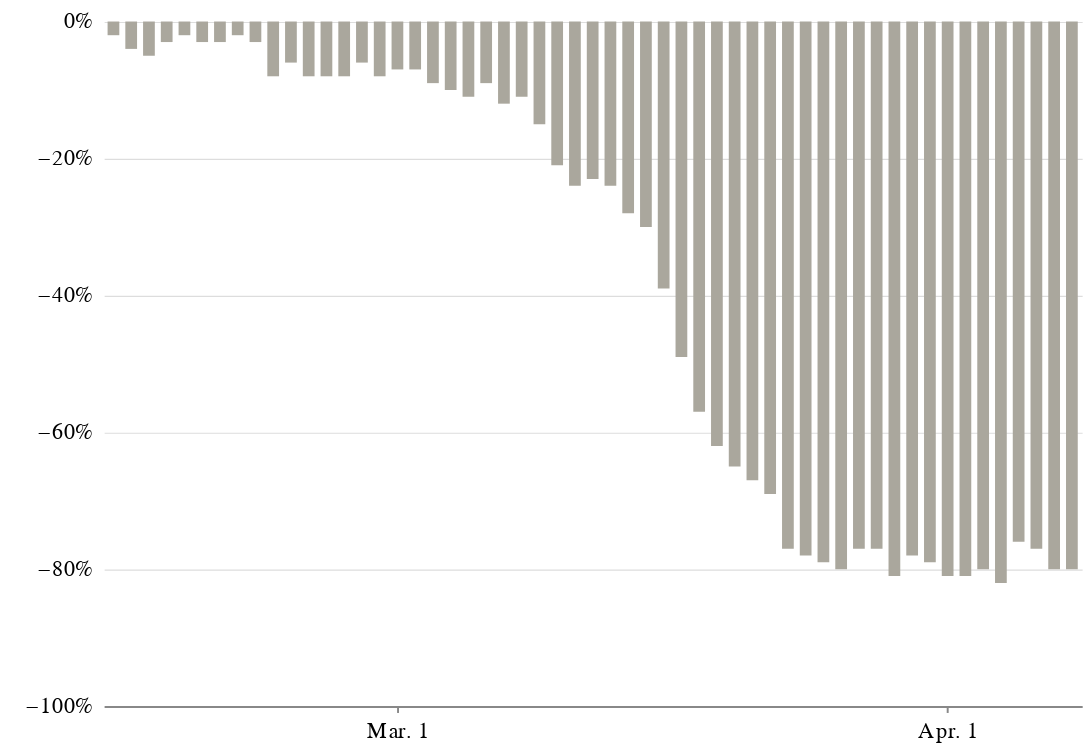

This figure's notebook cell:
### Code cell
europe_agg_chart = alt.Chart(europe_date_agg).mark_bar(size=6,color='#AAA79D').encode(
    x=alt.X('date_:T', title='', axis=alt.Axis(grid=False, tickCount=3, format='%b. %-d')),
    y=alt.Y('pct_diff:Q', title='', axis=alt.Axis(gridWidth=.6, gridColor='#dddddd',offset=3,tickSize=0,domainOpacity=0,tickCount=4, format='%'), scale=alt.Scale(domain=(-1, 0)))
).properties(width=500, height=350,
    title=''
)

(europe_agg_chart).configure_view(strokeOpacity=0)

### Figure 1 — Vega-Lite specification as saved in the notebook (floating-point values rounded to 4 significant figures)
{"config": {"view": {"width": 800, "height": 450, "strokeOpacity": 0}, "background": "#ffffff", "title": {"anchor": "start", "font": "Benton Gothic Bold, sans", "fontColor": "#000000", "fontSize": 22, "fontWeight": "normal"}, "arc": {"fill": "#82c6df"}, "area": {"fill": "#82c6df"}, "line": {"stroke": "#82c6df", "strokeWidth": 3}, "path": {"stroke": "#82c6df"}, "rect": {"fill": "#82c6df"}, "shape": {"stroke": "#82c6df"}, "bar": {"fill": "#82c6df"}, "point": {"stroke": "#82c6df"}, "symbol": {"fill": "#82c6df", "size": 30}, "axis": {"titleFont": "Benton Gothic Bold, sans", "titleFontSize": 13, "titleFontWeight": "normal", "labelFont": "Benton Gothic, sans", "labelFontSize": 11.5, "labelFontWeight": "normal"}, "axisX": {"labelAngle": 0, "labelPadding": 4, "tickSize": 3}, "axisY": {"labelBaseline": "middle", "maxExtent": 45, "minExtent": 45, "tickSize": 2, "titleAlign": "left", "titleAngle": 0, "titleX": -45, "titleY": -11}, "legend": {"titleFont": "Benton Gothic Bold, sans", "titleFontSize": 13, "titleFontWeight": "normal", "symbolType": "square", "labelFont": "Benton Gothic, sans", "labelFontSize": 11.5}, "range": {"category": ["#3580b1", "#ec8431", "#ab7fb4", "#c89d29", "#adc839", "#829eb1"], "diverging": ["#e68a4f", "#f4bb6a", "#f9e39c", "#dadfe2", "#a6b7c6", "#849eae"], "heatmap": ["#fbf2c7", "#f9e39c", "#f8d36e", "#f4bb6a", "#e68a4f", "#d15a40", "#ab4232"], "ordinal": ["#fbf2c7", "#f9e39c", "#f8d36e", "#f4bb6a", "#e68a4f", "#d15a40", "#ab4232"], "ramp": ["#fbf2c7", "#f9e39c", "#f8d36e", "#f4bb6a", "#e68a4f", "#d15a40", "#ab4232"]}}, "data": {"name": "data-69ba102e6dc22980949ab6ceda37d1d1"}, "mark": {"type": "bar", "color": "#AAA79D", "size": 6}, "encoding": {"x": {"type": "temporal", "axis": {"format": "%b. %-d", "grid": false, "tickCount": 3}, "field": "date_", "title": ""}, "y": {"type": "quantitative", "axis": {"domainOpacity": 0, "format": "%", "gridColor": "#dddddd", "gridWidth": 0.6, "offset": 3, "tickCount": 4, "tickSize": 0}, "field": "pct_diff", "scale": {"domain": [-1, 0]}, "title": ""}}, "height": 350, "title": "", "width": 500, "$schema": "https://vega.github.io/schema/vega-lite/v4.0.2.json", "datasets": {"data-69ba102e6dc22980949ab6ceda37d1d1": [{"date_": "2/14/20", "scheduled_mean": 337.2, "scheduled_sum": 10453, "departed_mean": 331.3, "departed_sum": 10269, "sum_diff": -184, "pct_diff": -0.02}, {"date_": "2/15/20", "scheduled_mean": 289.5, "scheduled_sum": 9264, "departed_mean": 279.1, "departed_sum": 8931, "sum_diff": -333, "pct_diff": -0.04}, {"date_": "2/16/20", "scheduled_mean": 337.6, "scheduled_sum": 10802, "departed_mean": 320.2, "departed_sum": 10245, "sum_diff": -557, "pct_diff": -0.05}, {"date_": "2/17/20", "scheduled_mean": 339.0, "scheduled_sum": 10848, "departed_mean": 329.9, "departed_sum": 10556, "sum_diff": -292, "pct_diff": -0.03}, {"date_": "2/18/20", "scheduled_mean": 309.8, "scheduled_sum": 9913, "departed_mean": 302.3, "departed_sum": 9673, "sum_diff": -240, "pct_diff": -0.02}, {"date_": "2/19/20", "scheduled_mean": 322.1, "scheduled_sum": 10307, "departed_mean": 312.4, "departed_sum": 9996, "sum_diff": -311, "pct_diff": -0.03}, {"date_": "2/20/20", "scheduled_mean": 336.9, "scheduled_sum": 10781, "departed_mean": 326.0, "departed_sum": 10432, "sum_diff": -349, "pct_diff": -0.03}, {"date_": "2/21/20", "scheduled_mean": 351.6, "scheduled_sum": 11250, "departed_mean": 343.8, "departed_sum": 11000, "sum_diff": -250, "pct_diff": -0.02}, {"date_": "2/22/20", "scheduled_mean": 295.2, "scheduled_sum": 9446, "departed_mean": 285.8, "departed_sum": 9147, "sum_diff": -299, "pct_diff": -0.03}, {"date_": "2/23/20", "scheduled_mean": 350.9, "scheduled_sum": 11229, "departed_mean": 323.2, "departed_sum": 10343, "sum_diff": -886, "pct_diff": -0.08}, {"date_": "2/24/20", "scheduled_mean": 352.2, "scheduled_sum": 11270, "departed_mean": 332.1, "departed_sum": 10628, "sum_diff": -642, "pct_diff": -0.06}, {"date_": "2/25/20", "scheduled_mean": 326.4, "scheduled_sum": 10445, "departed_mean": 301.1, "departed_sum": 9636, "sum_diff": -809, "pct_diff": -0.08}, {"date_": "2/26/20", "scheduled_mean": 339.3, "scheduled_sum": 10859, "departed_mean": 313.3, "departed_sum": 10025, "sum_diff": -834, "pct_diff": -0.08}, {"date_": "2/27/20", "scheduled_mean": 352.8, "scheduled_sum": 11291, "departed_mean": 323.2, "departed_sum": 10344, "sum_diff": -947, "pct_diff": -0.08}, {"date_": "2/28/20", "scheduled_mean": 365.1, "scheduled_sum": 11684, "departed_mean": 341.8, "departed_sum": 10936, "sum_diff": -748, "pct_diff": -0.06}, {"date_": "2/29/20", "scheduled_mean": 308.2, "scheduled_sum": 9863, "departed_mean": 282.1, "departed_sum": 9028, "sum_diff": -835, "pct_diff": -0.08}, {"date_": "3/1/20", "scheduled_mean": 349.8, "scheduled_sum": 11193, "departed_mean": 325.8, "departed_sum": 10425, "sum_diff": -768, "pct_diff": -0.07}, {"date_": "3/10/20", "scheduled_mean": 335.0, "scheduled_sum": 10719, "departed_mean": 263.8, "departed_sum": 8441, "sum_diff": -2278, "pct_diff": -0.21}, {"date_": "3/11/20", "scheduled_mean": 345.2, "scheduled_sum": 11048, "departed_mean": 261.2, "departed_sum": 8358, "sum_diff": -2690, "pct_diff": -0.24}, {"date_": "3/12/20", "scheduled_mean": 355.6, "scheduled_sum": 11380, "departed_mean": 272.4, "departed_sum": 8717, "sum_diff": -2663, "pct_diff": -0.23}, {"date_": "3/13/20", "scheduled_mean": 367.7, "scheduled_sum": 11765, "departed_mean": 279.3, "departed_sum": 8938, "sum_diff": -2827, "pct_diff": -0.24}, {"date_": "3/14/20", "scheduled_mean": 307.5, "scheduled_sum": 9840, "departed_mean": 220.6, "departed_sum": 7058, "sum_diff": -2782, "pct_diff": -0.28}, {"date_": "3/15/20", "scheduled_mean": 340.2, "scheduled_sum": 10886, "departed_mean": 239.7, "departed_sum": 7669, "sum_diff": -3217, "pct_diff": -0.3}, {"date_": "3/16/20", "scheduled_mean": 333.1, "scheduled_sum": 10660, "departed_mean": 203.4, "departed_sum": 6509, "sum_diff": -4151, "pct_diff": -0.39}, {"date_": "3/17/20", "scheduled_mean": 215.8, "scheduled_sum": 6906, "departed_mean": 109.4, "departed_sum": 3501, "sum_diff": -3405, "pct_diff": -0.49}, {"date_": "3/18/20", "scheduled_mean": 319.8, "scheduled_sum": 10234, "departed_mean": 137.5, "departed_sum": 4401, "sum_diff": -5833, "pct_diff": -0.57}, {"date_": "3/19/20", "scheduled_mean": 333.0, "scheduled_sum": 10657, "departed_mean": 127.5, "departed_sum": 4079, "sum_diff": -6578, "pct_diff": -0.62}, {"date_": "3/2/20", "scheduled_mean": 356.3, "scheduled_sum": 11402, "departed_mean": 331.0, "departed_sum": 10591, "sum_diff": -811, "pct_diff": -0.07}, {"date_": "3/20/20", "scheduled_mean": 168.9, "scheduled_sum": 5404, "departed_mean": 58.81, "departed_sum": 1882, "sum_diff": -3522, "pct_diff": -0.65}, {"date_": "3/21/20", "scheduled_mean": 282.4, "scheduled_sum": 9036, "departed_mean": 92.66, "departed_sum": 2965, "sum_diff": -6071, "pct_diff": -0.67}, {"date_": "3/22/20", "scheduled_mean": 310.2, "scheduled_sum": 9925, "departed_mean": 95.03, "departed_sum": 3041, "sum_diff": -6884, "pct_diff": -0.69}, {"date_": "3/23/20", "scheduled_mean": 288.8, "scheduled_sum": 9241, "departed_mean": 66.81, "departed_sum": 2138, "sum_diff": -7103, "pct_diff": -0.77}, {"date_": "3/24/20", "scheduled_mean": 259.4, "scheduled_sum": 8302, "departed_mean": 56.97, "departed_sum": 1823, "sum_diff": -6479, "pct_diff": -0.78}, {"date_": "3/25/20", "scheduled_mean": 260.7, "scheduled_sum": 8341, "departed_mean": 54.72, "departed_sum": 1751, "sum_diff": -6590, "pct_diff": -0.79}, {"date_": "3/26/20", "scheduled_mean": 263.5, "scheduled_sum": 8432, "departed_mean": 53.72, "departed_sum": 1719, "sum_diff": -6713, "pct_diff": -0.8}, {"date_": "3/27/20", "scheduled_mean": 248.6, "scheduled_sum": 7955, "departed_mean": 56.31, "departed_sum": 1802, "sum_diff": -6153, "pct_diff": -0.77}, {"date_": "3/28/20", "scheduled_mean": 193.1, "scheduled_sum": 6178, "departed_mean": 44.12, "departed_sum": 1412, "sum_diff": -4766, "pct_diff": -0.77}, {"date_": "3/29/20", "scheduled_mean": 235.2, "scheduled_sum": 7526, "departed_mean": 45.72, "departed_sum": 1463, "sum_diff": -6063, "pct_diff": -0.81}, {"date_": "3/3/20", "scheduled_mean": 333.7, "scheduled_sum": 10678, "departed_mean": 303.9, "departed_sum": 9726, "sum_diff": -952, "pct_diff": -0.09}, {"date_": "3/30/20", "scheduled_mean": 174.6, "scheduled_sum": 5587, "departed_mean": 38.72, "departed_sum": 1239, "sum_diff": -4348, "pct_diff": -0.78}, {"date_": "3/31/20", "scheduled_mean": 162.1, "scheduled_sum": 5186, "departed_mean": 34.0, "departed_sum": 1088, "sum_diff": -4098, "pct_diff": -0.79}, {"date_": "3/4/20", "scheduled_mean": 346.8, "scheduled_sum": 11097, "departed_mean": 311.2, "departed_sum": 9957, "sum_diff": -1140, "pct_diff": -0.1}, {"date_": "3/5/20", "scheduled_mean": 355.3, "scheduled_sum": 11371, "departed_mean": 316.5, "departed_sum": 10127, "sum_diff": -1244, "pct_diff": -0.11}, {"date_": "3/6/20", "scheduled_mean": 365.8, "scheduled_sum": 11706, "departed_mean": 331.2, "departed_sum": 10597, "sum_diff": -1109, "pct_diff": -0.09}, {"date_": "3/7/20", "scheduled_mean": 309.0, "scheduled_sum": 9887, "departed_mean": 270.6, "departed_sum": 8658, "sum_diff": -1229, "pct_diff": -0.12}, {"date_": "3/8/20", "scheduled_mean": 348.6, "scheduled_sum": 11156, "departed_mean": 309.6, "departed_sum": 9908, "sum_diff": -1248, "pct_diff": -0.11}, {"date_": "3/9/20", "scheduled_mean": 355.6, "scheduled_sum": 11380, "departed_mean": 300.8, "departed_sum": 9624, "sum_diff": -1756, "pct_diff": -0.15}, {"date_": "4/1/20", "scheduled_mean": 161.4, "scheduled_sum": 5164, "departed_mean": 29.91, "departed_sum": 957, "sum_diff": -4207, "pct_diff": -0.81}, {"date_": "4/2/20", "scheduled_mean": 148.9, "scheduled_sum": 4765, "departed_mean": 27.91, "departed_sum": 893, "sum_diff": -3872, "pct_diff": -0.81}, {"date_": "4/3/20", "scheduled_mean": 147.9, "scheduled_sum": 4733, "departed_mean": 29.62, "departed_sum": 948, "sum_diff": -3785, "pct_diff": -0.8}, {"date_": "4/4/20", "scheduled_mean": 132.6, "scheduled_sum": 4242, "departed_mean": 23.44, "departed_sum": 750, "sum_diff": -3492, "pct_diff": -0.82}, {"date_": "4/5/20", "scheduled_mean": 111.5, "scheduled_sum": 3568, "departed_mean": 26.44, "departed_sum": 846, "sum_diff": -2722, "pct_diff": -0.76}, {"date_": "4/6/20", "scheduled_mean": 101.9, "scheduled_sum": 3262, "departed_mean": 22.94, "departed_sum": 734, "sum_diff": -2528, "pct_diff": -0.77}, {"date_": "4/7/20", "scheduled_mean": 105.3, "scheduled_sum": 3370, "departed_mean": 20.84, "departed_sum": 667, "sum_diff": -2703, "pct_diff": -0.8}, {"date_": "4/8/20", "scheduled_mean": 112.8, "scheduled_sum": 3611, "departed_mean": 22.03, "departed_sum": 705, "sum_diff": -2906, "pct_diff": -0.8}]}}
